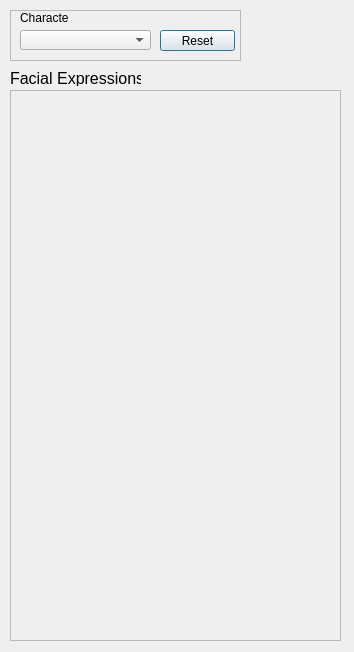
<?xml version="1.0" encoding="UTF-8"?>
<ui version="4.0">
 <class>FaceDialog</class>
 <widget class="QDialog" name="FaceDialog">
  <property name="geometry">
   <rect>
    <x>0</x>
    <y>0</y>
    <width>354</width>
    <height>652</height>
   </rect>
  </property>
  <property name="windowTitle">
   <string>Face Dialog</string>
  </property>
  <widget class="QFrame" name="frame_2">
   <property name="geometry">
    <rect>
     <x>10</x>
     <y>10</y>
     <width>231</width>
     <height>51</height>
    </rect>
   </property>
   <property name="frameShape">
    <enum>QFrame::StyledPanel</enum>
   </property>
   <property name="frameShadow">
    <enum>QFrame::Raised</enum>
   </property>
   <widget class="QComboBox" name="characterNameBox">
    <property name="geometry">
     <rect>
      <x>10</x>
      <y>20</y>
      <width>131</width>
      <height>20</height>
     </rect>
    </property>
    <property name="maximumSize">
     <size>
      <width>150</width>
      <height>16777215</height>
     </size>
    </property>
   </widget>
   <widget class="QPushButton" name="resetButton">
    <property name="geometry">
     <rect>
      <x>150</x>
      <y>20</y>
      <width>75</width>
      <height>21</height>
     </rect>
    </property>
    <property name="maximumSize">
     <size>
      <width>100</width>
      <height>16777215</height>
     </size>
    </property>
    <property name="text">
     <string>Reset</string>
    </property>
   </widget>
   <widget class="QLabel" name="characterLabel">
    <property name="geometry">
     <rect>
      <x>10</x>
      <y>0</y>
      <width>48</width>
      <height>16</height>
     </rect>
    </property>
    <property name="maximumSize">
     <size>
      <width>50</width>
      <height>16777215</height>
     </size>
    </property>
    <property name="text">
     <string>Character</string>
    </property>
   </widget>
  </widget>
  <widget class="QScrollArea" name="scrollArea">
   <property name="geometry">
    <rect>
     <x>10</x>
     <y>90</y>
     <width>331</width>
     <height>551</height>
    </rect>
   </property>
   <property name="widgetResizable">
    <bool>true</bool>
   </property>
   <widget class="QWidget" name="scrollAreaWidgetContents">
    <property name="geometry">
     <rect>
      <x>0</x>
      <y>0</y>
      <width>329</width>
      <height>549</height>
     </rect>
    </property>
   </widget>
  </widget>
  <widget class="QLabel" name="facialExpressionsLabel">
   <property name="geometry">
    <rect>
     <x>10</x>
     <y>70</y>
     <width>131</width>
     <height>16</height>
    </rect>
   </property>
   <property name="font">
    <font>
     <pointsize>12</pointsize>
    </font>
   </property>
   <property name="text">
    <string>Facial Expressions</string>
   </property>
  </widget>
 </widget>
 <resources/>
 <connections/>
</ui>
